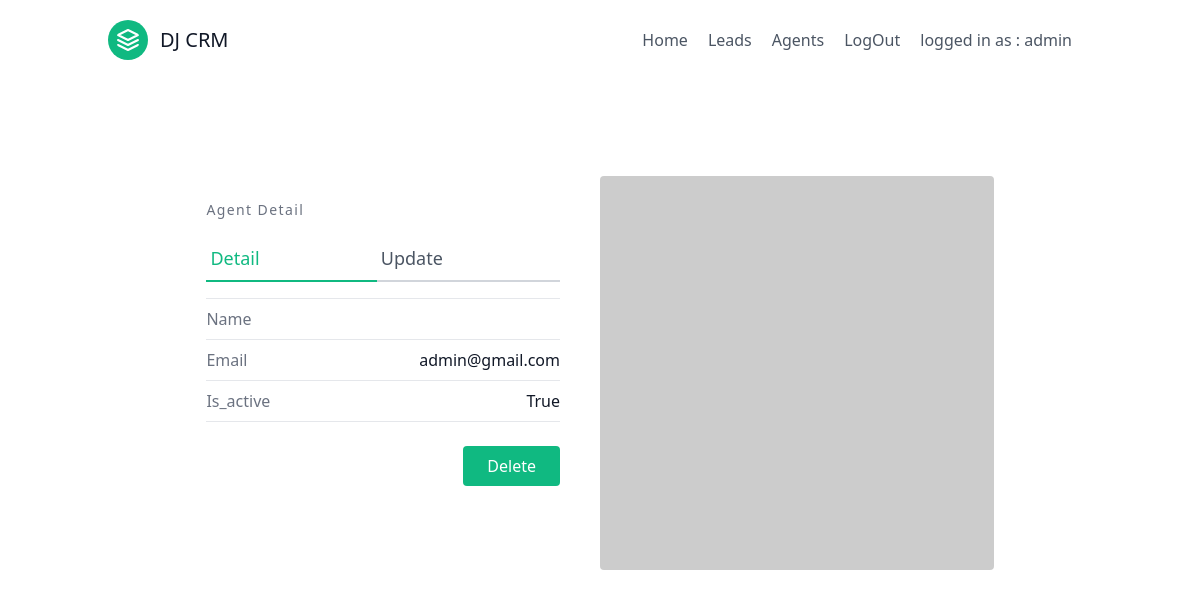
Page /agents/agent_detail/1/ (signed in) on the committed database.
### leads/models.py (models this page shows, shortened)
class User(AbstractUser):
    is_orgnaizer = models.BooleanField(default=False , null=True )
    is_agent = models.BooleanField(default=False , null=True )

class Agent(models.Model):
    user = models.OneToOneField("User", on_delete=models.CASCADE)
    organization = models.ForeignKey ("UserProfile", on_delete=models.CASCADE)

### agents/views.py (the view)
# urls.py: path('agent_detail/<int:pk>/', views.AgentDetailView.as_view() , name = 'agent_detail'),
class AgentDetailView(is_orgnaizerAndLoginRequiredMixin,generic.DetailView):
    template_name = 'agents/agent_detail.html'
    context_object_name = 'agent'
    def get_queryset(self):
        orgnaization = self.request.user.userprofile
        return Agent.objects.filter(organization=orgnaization)

### agents/Mixins.py (called while the page is built)
    def dispatch(self, request, *args, **kwargs):
        if not request.user.is_authenticated or not request.user.is_orgnaizer:
            return redirect('home')
        return super().dispatch(request, *args, **kwargs)

### agents/templates/agents/agent_detail.html (shortened to what this page needs)
{% extends "base.html" %}
{% block content %}
<section class="text-gray-600 body-font overflow-hidden">
    <div class="container px-5 py-24 mx-auto">
      <div class="lg:w-4/5 mx-auto flex flex-wrap">
        <div class="lg:w-1/2 w-full lg:pr-10 lg:py-6 mb-6 lg:mb-0">
          <h2 class="text-sm title-font text-gray-500 tracking-widest">Agent Detail </h2>
          <div class="flex mb-4">
            <a class="flex-grow text-green-500 border-b-2 border-green-500 py-2 text-lg px-1" href="{% url 'agent_detail' agent.pk %}">Detail</a>
            <a class="flex-grow border-b-2 border-gray-300 py-2 text-lg px-1" href="{% url 'agent_update' agent.pk %}">Update</a>
          </div>
          <div class="flex border-t border-gray-200 py-2">
            <span class="text-gray-500">Name</span>
          </div>
          <div class="flex border-t border-gray-200 py-2">
            <span class="text-gray-500">Email</span>
            <span class="ml-auto text-gray-900">{{agent.user.email}}</span>
          </div>
          <div class="flex border-t border-b mb-6 border-gray-200 py-2">
            <span class="text-gray-500">Is_active</span>
            <span class="ml-auto text-gray-900">{{agent.user.is_staff}}</span>
          </div>
          <div class="flex">
            <button class="flex ml-auto text-white bg-green-500 border-0 py-2 px-6 focus:outline-none hover:bg-green-600 rounded"><a href="{% url 'agent_delete' agent.pk %}"> Delete</a></button>
          </div>
        </div>
        <img alt="ecommerce" class="lg:w-1/2 w-full lg:h-auto h-64 object-cover object-center rounded" src="https://dummyimage.com/400x400">
      </div>
    </div>
  </section>
{% endblock  %}

### templates/includes/navebar.html
<header class="text-gray-600 body-font">
    <div class="container mx-auto flex flex-wrap p-5 flex-col md:flex-row items-center">
      <a class="flex title-font font-medium items-center text-gray-900 mb-4 md:mb-0">
        <svg xmlns="http://www.w3.org/2000/svg" fill="none" stroke="currentColor" stroke-linecap="round" stroke-linejoin="round" stroke-width="2" class="w-10 h-10 text-white p-2 bg-green-500 rounded-full" viewBox="0 0 24 24">
          <path d="M12 2L2 7l10 5 10-5-10-5zM2 17l10 5 10-5M2 12l10 5 10-5"></path>
        </svg>
        <span class="ml-3 text-xl">DJ CRM</span>
      </a>
      <nav class="md:ml-auto flex flex-wrap items-center text-base justify-center">
        <a class="mr-5 hover:text-gray-900" href="{% url 'home'%}">Home</a>
        {% if request.user.is_authenticated  %}
        <a class="mr-5 hover:text-gray-900" href="{% url 'lead_list' %}">Leads</a>
        {% if request.user.is_orgnaizer %}
          <a class="mr-5 hover:text-gray-900" href="{% url 'agent_list'%}">Agents</a>
        {% endif %}
          <a class="mr-5 hover:text-gray-900" href = "{% url 'logout'%}">LogOut</a>
          <a class="mr-5 hover:text-gray-900">logged in as : {{request.user.username}}</a>
        {% else %}
          <a class="mr-5 hover:text-gray-900"  href = "{% url 'signup'%}">Signup</a>
          <a class="mr-5 hover:text-gray-900" href = "{% url 'login'%}" >Login</a>
        {% endif %}
      </nav>
    </div>
  </header>

### rows in the picture
User: user.username "admin"
Agent: user.email "admin@gmail.com", user.is_staff "True"
